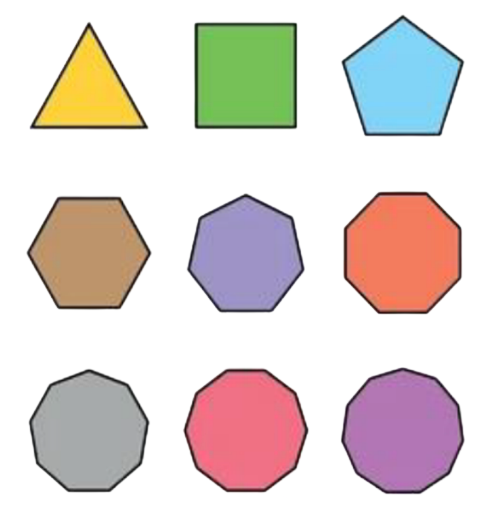
#> input picture Practice/Shapes/shapes.png, 486 x 513 px
$ python houseDetection.py
#> lines starting #> are read from the running program, lines starting #| are printed output that depends on the picture; after the words box and inside, x2 and y2 are one past the last pixel; in counts of white or black regions, pixels touching at a corner belong together
import cv2

img = cv2.imread('Shapes/shapes.png') # Reading the image
#> img is the input picture: shape (513, 486, 3); mean B, G, R 208.8, 212, 221.9
imgGray = cv2.cvtColor(img, cv2.COLOR_BGR2GRAY) # Converting it to grayscale
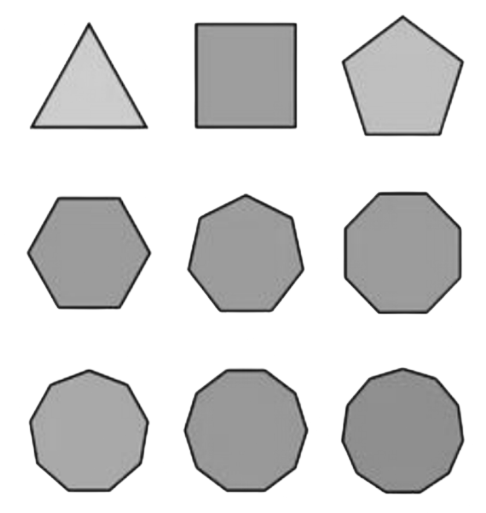
#> imgGray: shape (513, 486); min 9, max 255, mean 214.6
_, thrash = cv2.threshold(imgGray, 240, 255, cv2.THRESH_BINARY)
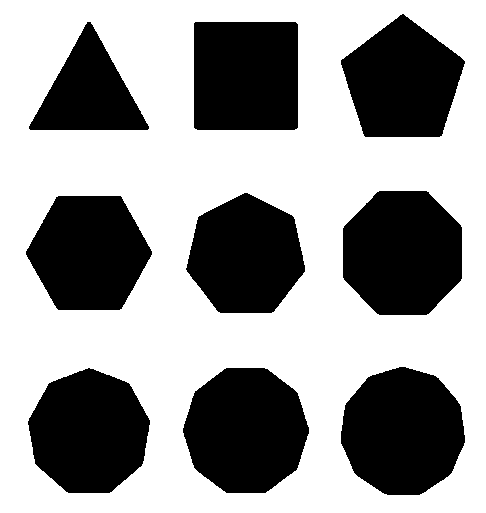
#> thrash: shape (513, 486); 60.5% white; 9 black regions
contours, _ = cv2.findContours(thrash, cv2.RETR_TREE, cv2.CHAIN_APPROX_NONE) # Searching the contours of the shapes
#> contours = 10 contours; largest, box (x1, y1, x2, y2) and area: (0, 0, 486, 513) 248320, (340, 366, 466, 496) 12484, (182, 367, 310, 494) 12411, (342, 190, 463, 316) 12368, (27, 367, 151, 494) 11734

# cv2.imshow("img", img)
#Looping through all the contours
for contour in contours:
    approx = cv2.approxPolyDP(contour, 0.01* cv2.arcLength(contour, True), True)

    # Drawing contours
    cv2.drawContours(img, [approx], 0, (0, 0, 0), 5)

    # Position of Caption
    x = approx.ravel()[0]
    y = approx.ravel()[1] - 5
    if len(approx) == 3:
        # It's a triangle
        cv2.putText(img, "House", (x, y), cv2.FONT_HERSHEY_COMPLEX, 0.5, (0, 0, 255))
#> this loop made 10 passes
#> (x, y) on passes 2, 3, 4, 5, 6, 7, 10: (226, 362), (88, 362), (399, 361), (56, 191), (244, 187), (379, 185), (402, 8)
#> (approx, x, y) on passes 1, 8, 9: ([[0, 0], [0, 512], [485, 512], [485, 0]], 0, -5), ([[195, 21], [298, 24], [296, 129], [193, 127]], 195, 16), ([[87, 21], [141, 111], [147, 130], [28, 128]], 87, 16)
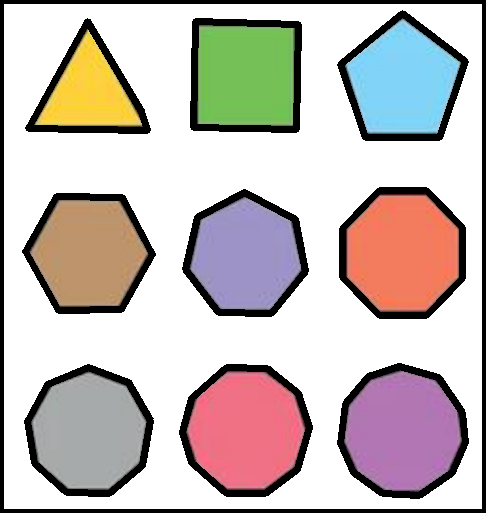
#> img: shape (513, 486, 3); 12.92% of pixels changed, all inside (x1, y1, x2, y2) = (0, 0, 486, 513)


# Showing the img after detection
cv2.imshow("shapes", img)
cv2.waitKey(0)
cv2.destroyAllWindows()
